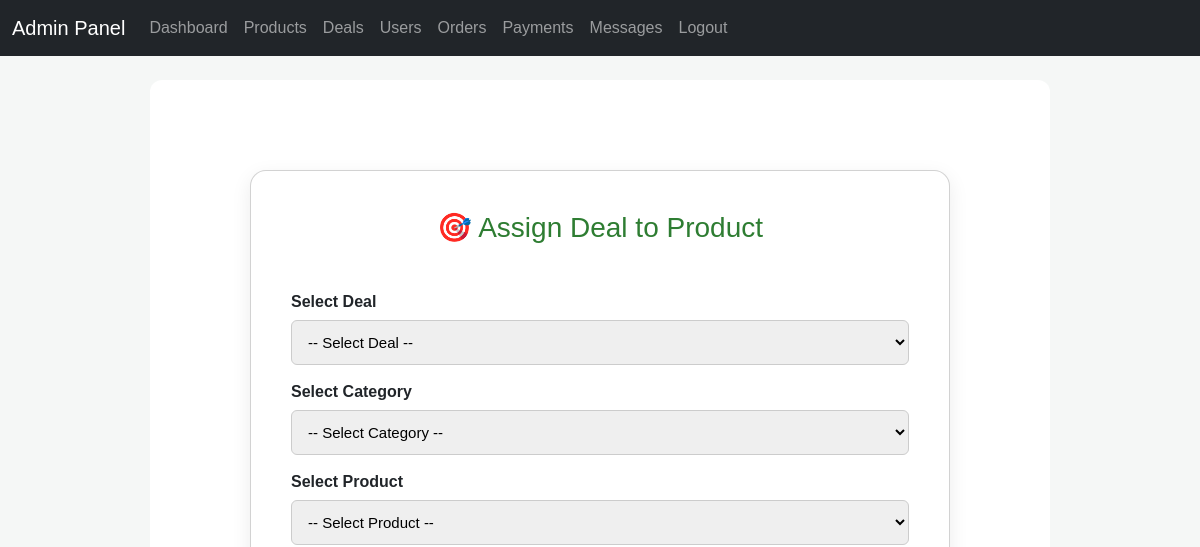
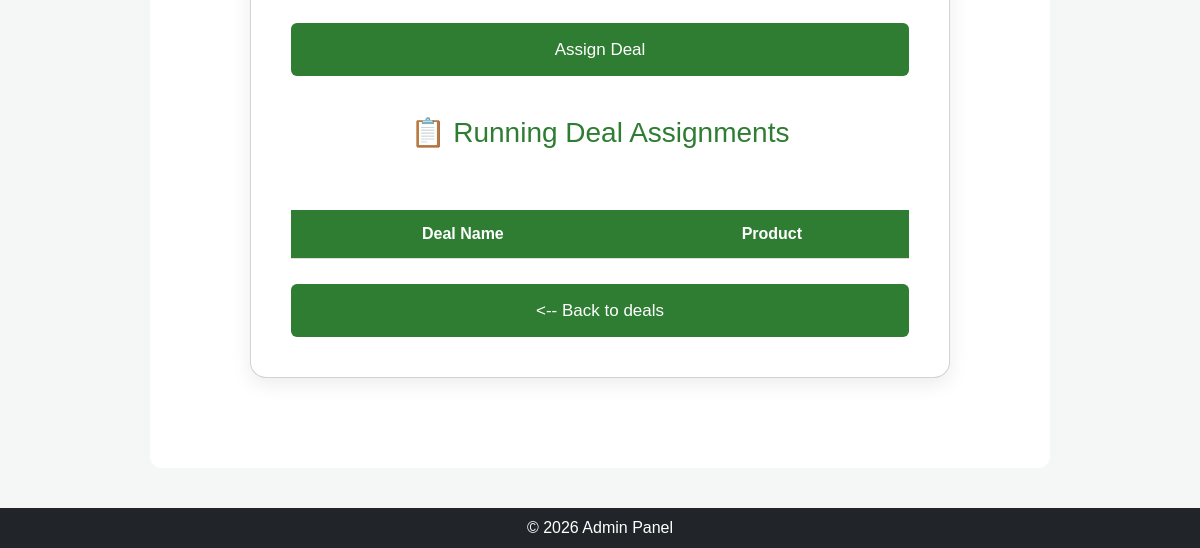
The app's page /admin_assign_deal_product.php, older data (2 pictures, top to bottom).
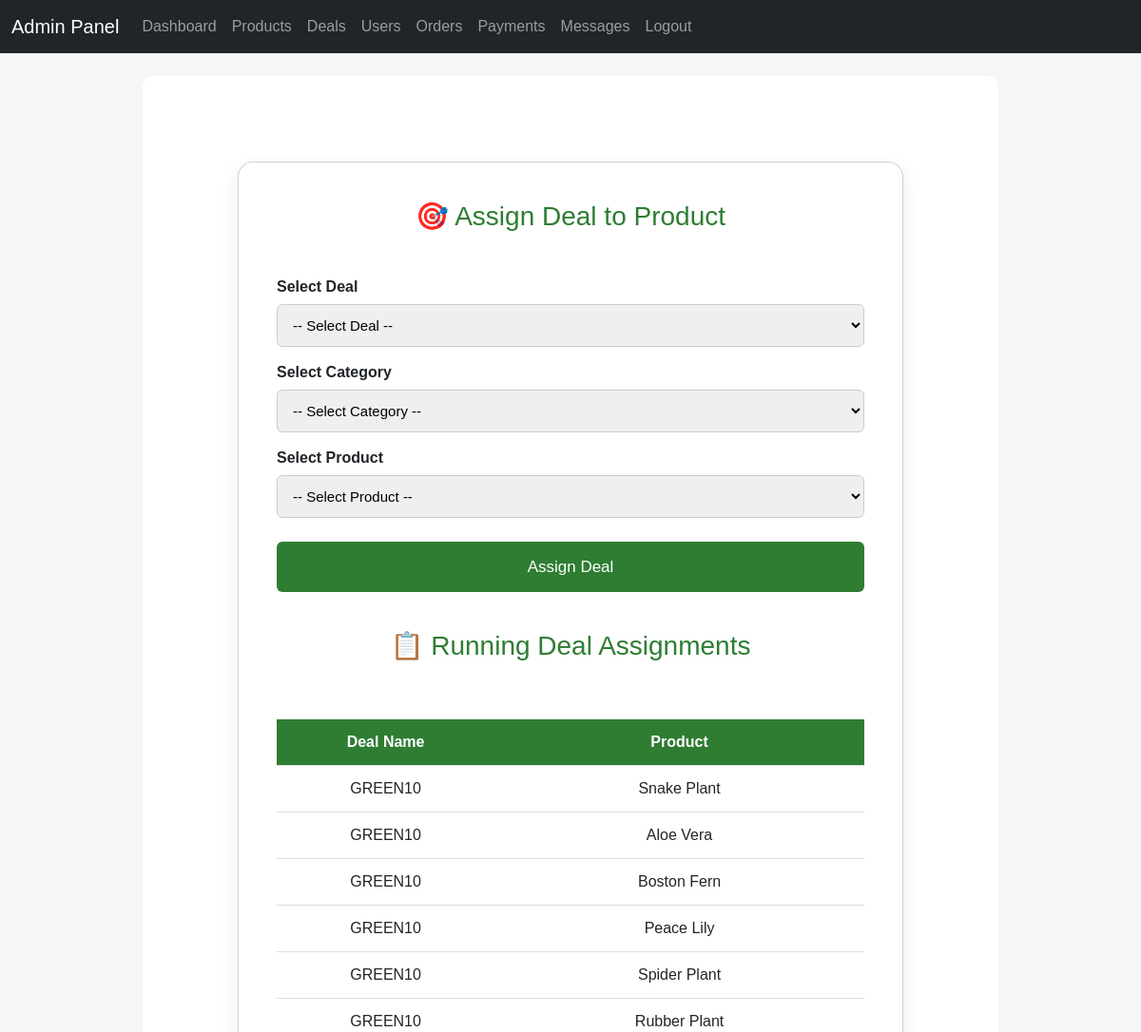
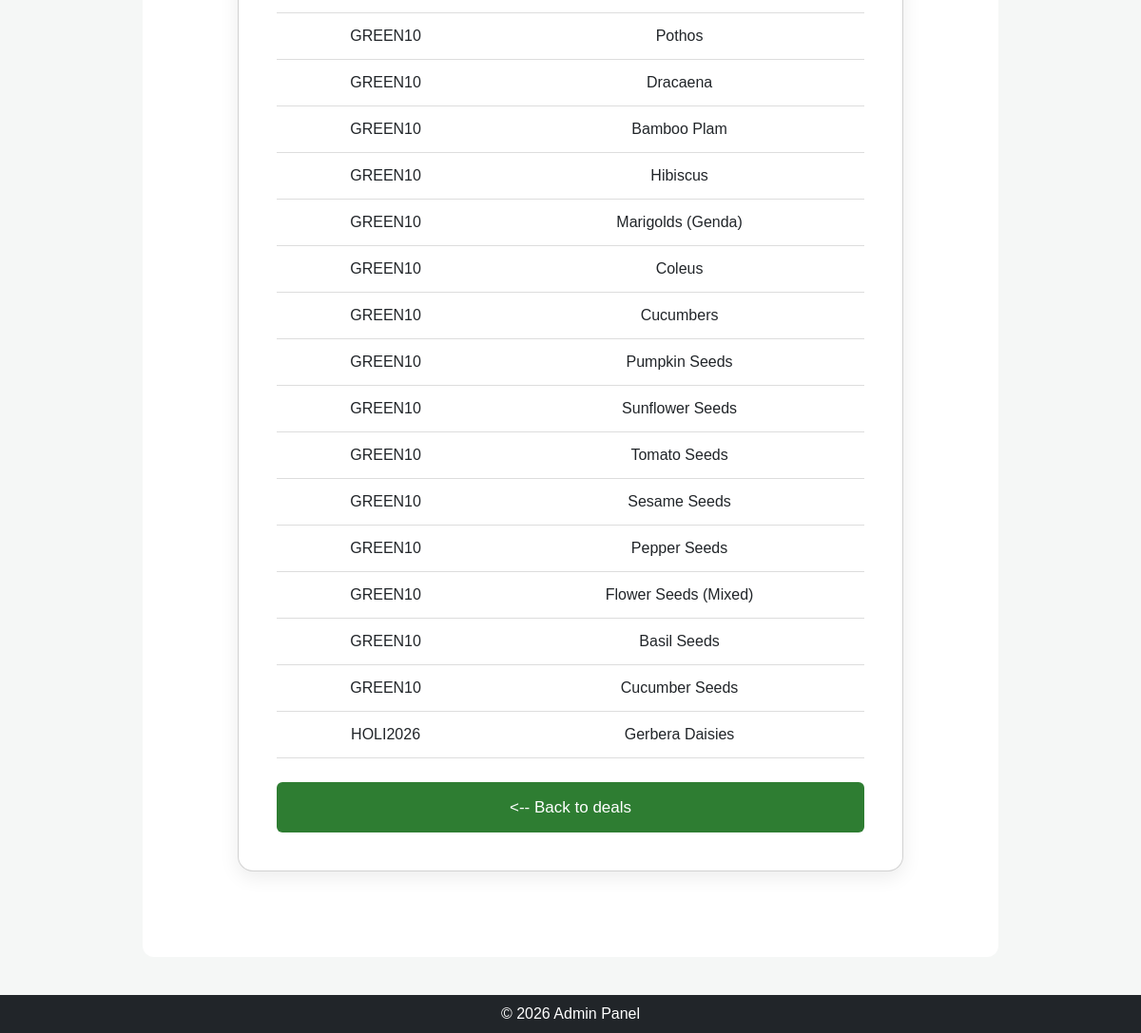
The same page, newer data (2 pictures, top to bottom).
### tables this page shows
CREATE TABLE `deal_products` (
  `id` int(11) NOT NULL,
  `deal_id` int(11) NOT NULL,
  `product_id` int(11) NOT NULL
);

CREATE TABLE `deals` (
  `id` int(11) NOT NULL,
  `deal_code` varchar(50) NOT NULL,
  `deal_title` varchar(100) NOT NULL,
  `deal_type` enum('percentage','flat') NOT NULL,
  `deal_value` decimal(10,2) NOT NULL,
  `min_order_amount` decimal(10,2) DEFAULT 0.00,
  `apply_on` enum('all','category','product') DEFAULT 'all',
  `category_id` int(11) DEFAULT NULL,
  `product_id` int(11) DEFAULT NULL,
  `max_discount` decimal(10,2) DEFAULT NULL,
  `usage_limit` int(11) DEFAULT NULL,
  `used_count` int(11) DEFAULT 0,
  `valid_from` date NOT NULL,
  `valid_till` date NOT NULL,
  `status` enum('active','inactive') DEFAULT 'active',
  `created_at` timestamp NOT NULL DEFAULT current_timestamp()
);

CREATE TABLE `products` (
  `id` int(11) NOT NULL,
  `categories_id` int(11) DEFAULT NULL,
  `name` varchar(200) DEFAULT NULL,
  `price` decimal(10,2) DEFAULT NULL,
  `description` text DEFAULT NULL,
  `image` varchar(255) DEFAULT NULL,
  `stock_quantity` int(11) DEFAULT NULL,
  `created_at` timestamp NOT NULL DEFAULT current_timestamp(),
  `tips` text DEFAULT NULL
);

### admin_assign_deal_product.php (the view, shortened to what this page needs)
<?php
include 'config/db.php';
include 'admin_header.php';
$assigned = mysqli_query($conn,
    "SELECT dp.id, d.deal_code, p.name AS product_name
     FROM deal_products dp
     JOIN deals d ON dp.deal_id = d.id
     JOIN products p ON dp.product_id = p.id"
);
?>
<!DOCTYPE html>
<html>
<head>
</head>
<body>
<div class="card">
<h2>🎯 Assign Deal to Product</h2>
<form method="post">
<label>Select Deal</label>
<select name="deal_id" required>
<option value="">-- Select Deal --</option>
</select>
<label>Select Category</label>
<select name="category_id" id="category" required>
<option value="">-- Select Category --</option>
</select>
<label>Select Product</label>
<select name="product_id" id="product" required>
<option value="">-- Select Product --</option>
</select>
<button name="assign">Assign Deal</button>
</form>
<h2 style="margin-top:40px;">📋 Running Deal Assignments</h2>
<table>
<tr>
    <th>Deal Name</th>
    <th>Product</th>
</tr>
<?php while($row = mysqli_fetch_assoc($assigned)){ ?>
<tr>
    <td><?php echo $row['deal_code']; ?></td>
    <td><?php echo $row['product_name']; ?></td>
</tr>
<?php } ?>
</table>
<a href="admin_deals.php"><button type="submit" name="backtodeal"><-- Back to deals</button></a>
</div>
<?php include 'admin_footer.php'; ?>
</body>
</html>

Row changes from the older to the newer data that the page shows:
added deal_products: deal.deal_code "GREEN10", product.name "Snake Plant"
added deal_products: deal.deal_code "GREEN10", product.name "Aloe Vera"
added deal_products: deal.deal_code "GREEN10", product.name "Boston Fern"
added deal_products: deal.deal_code "GREEN10", product.name "Peace Lily"
added deal_products: deal.deal_code "GREEN10", product.name "Spider Plant"
added deal_products: deal.deal_code "GREEN10", product.name "Rubber Plant"
added deal_products: deal.deal_code "GREEN10", product.name "Pothos"
added deal_products: deal.deal_code "GREEN10", product.name "Dracaena"
added deal_products: deal.deal_code "GREEN10", product.name "Bamboo Plam"
added deal_products: deal.deal_code "GREEN10", product.name "Hibiscus"
added deal_products: deal.deal_code "GREEN10", product.name "Marigolds (Genda)"
added deal_products: deal.deal_code "GREEN10", product.name "Coleus"
added deal_products: deal.deal_code "GREEN10", product.name "Cucumbers"
added deal_products: deal.deal_code "GREEN10", product.name "Pumpkin Seeds"
added deal_products: deal.deal_code "GREEN10", product.name "Sunflower Seeds"
added deal_products: deal.deal_code "GREEN10", product.name "Tomato Seeds"
added deal_products: deal.deal_code "GREEN10", product.name "Sesame Seeds"
added deal_products: deal.deal_code "GREEN10", product.name "Pepper Seeds"
added deal_products: deal.deal_code "GREEN10", product.name "Flower Seeds (Mixed)"
added deal_products: deal.deal_code "GREEN10", product.name "Basil Seeds"
added deal_products: deal.deal_code "GREEN10", product.name "Cucumber Seeds"
added deal_products: deal.deal_code "HOLI2026", product.name "Gerbera Daisies"
